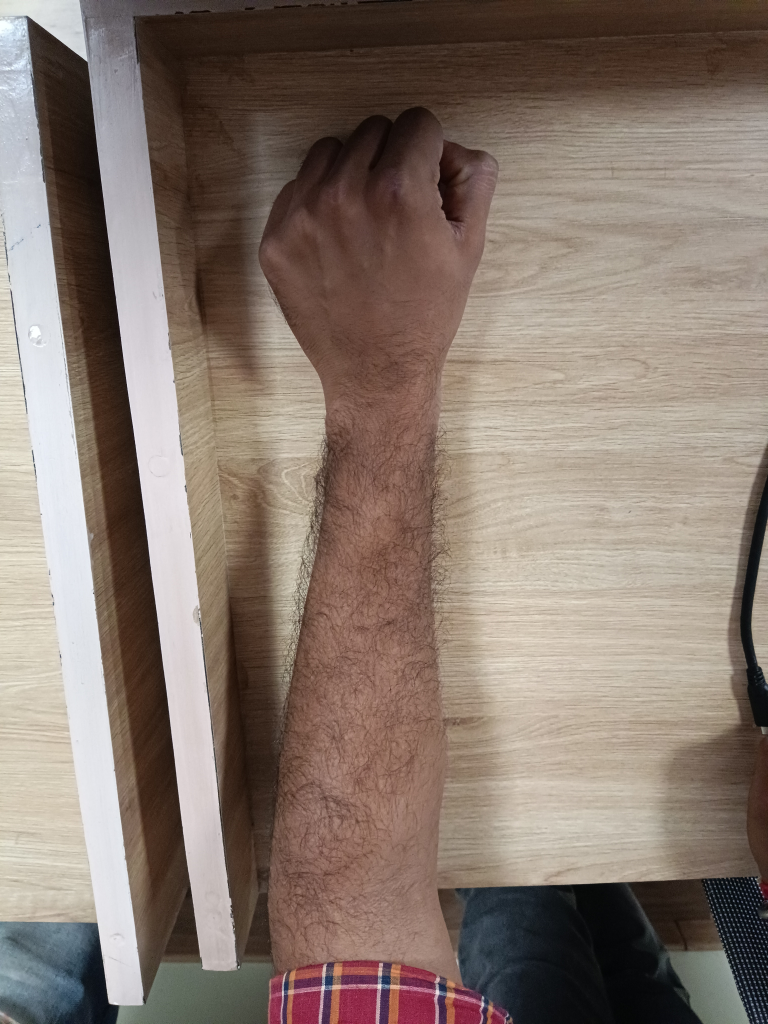
#> input picture dataset/Wrist_Dataset/1001_male/palm_close_back.jpg, 3072 x 4096 px (shown at 1/4 size)
$ python -i extract_palm_color.py   (imports and definitions only)
#> lines starting #> are read from the running program, lines starting #| are printed output that depends on the picture; after the words box and inside, x2 and y2 are one past the last pixel; in counts of white or black regions, pixels touching at a corner belong together
"""Proper palm-colour extraction, then re-test recovery of the colour features
(palm colour PC, skin colour SC) and the concept-bottleneck pipeline.

Fixes the earlier crude signal (wrong view + whole-image mean):
  1. use the PALM-FACING view (open_front) for palm colour, back (open_back) for skin.
  2. white-balance each photo (neutralise the light-background colour cast).
  3. skin-segment (YCbCr) and keep the largest hand blob -> measure only skin pixels.
  4. describe colour in perceptual Lab + HSV + normalised-rgb (discriminates
     PinkRed / PinkWhite / Brown far better than raw RGB).

Compares PC/SC recovery for: crude-HSV (old) vs deep embeddings vs new colour vs
colour+embeddings, then reruns the image->features->dosha pipeline. Subject-level CV.
"""

import warnings
from pathlib import Path

import numpy as np
import pandas as pd
from PIL import Image
from scipy import ndimage
from skimage.color import rgb2lab, rgb2ycbcr
from sklearn.ensemble import RandomForestClassifier
from sklearn.metrics import accuracy_score, balanced_accuracy_score
from sklearn.model_selection import StratifiedKFold, cross_val_predict

# [1 line not run here, left out]
RNG = 42
ROOT = Path(__file__).resolve().parents[2]
MANI = ROOT / "model_v2" / "results_full" / "manifest.csv"
FEAT = ROOT / "model_v2" / "avg" / "features" / "mobilenet_v2.npz"

GROUPS = {
    "SC": ["SC_Fair", "SC_Medium", "SC_Dark"],
    "PC": ["PC_PinkRed", "PC_PinkWhite", "PC_Brown"],
}


def white_balance(arr):
    """Neutralise colour cast using bright (assumed light-background) pixels."""
    lum = arr.mean(2)
    thr = np.percentile(lum, 95)
    bright = arr[lum >= thr]
    if len(bright) < 50:
        return arr
    wp = np.clip(bright.mean(0), 1, None)          # estimated white point
    return np.clip(arr * (wp.mean() / wp), 0, 255)


def skin_mask(arr):
    """YCbCr skin threshold, keep largest connected blob, drop background-bright pixels."""
    y = rgb2ycbcr(arr.astype(np.uint8))
    Cb, Cr = y[..., 1], y[..., 2]
    m = (Cb >= 77) & (Cb <= 127) & (Cr >= 133) & (Cr <= 173)
    m &= arr.mean(2) < np.percentile(arr.mean(2), 92)   # exclude blown-out background
    if m.sum() < 300:
        return np.ones(arr.shape[:2], bool)             # fallback: whole image
    lbl, n = ndimage.label(m)
    if n > 1:
        sizes = ndimage.sum(np.ones_like(lbl), lbl, range(1, n + 1))
        m = lbl == (np.argmax(sizes) + 1)
    return m


def color_features(path):
    if not isinstance(path, str) or not Path(path).exists():
        return None
    arr = np.asarray(Image.open(path).convert("RGB").resize((160, 200))).astype(float)
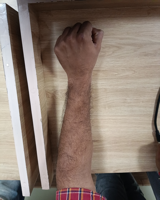
#> arr: shape (200, 160, 3) float64; mean R, G, B 135.1, 120, 110.2
    wb = white_balance(arr)
#> in white_balance, `lum = arr.mean(2)`:
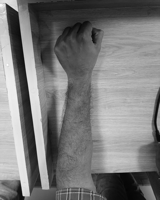
#> lum: shape (200, 160) float64; min 2.67, max 254.3, mean 121.8
#> in white_balance, `thr = np.percentile(lum, 95)`: thr = 218.3
#> in white_balance, `bright = arr[lum >= thr]`: bright = 1611 rows, first 8: [219, 222, 214], [219, 223, 216], [220, 225, 218], [223, 228, 222], [224, 228, 223], [225, 229, 224], [224, 228, 225], [224, 228, 225]
#> in white_balance, `wp = np.clip(bright.mean(0), 1, None)`: wp = [226.7, 226.9, 231.3]
    m = skin_mask(wb)
#> in skin_mask, `y = rgb2ycbcr(arr.astype(np.uint8))`: y: shape (200, 160, 3) float64; mean of channels 0, 1, 2 122.1, 120.4, 135.6
#> in skin_mask, `Cb, Cr = y[..., 1], y[..., 2]`:
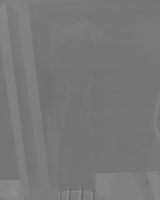
#> Cb: shape (200, 160) float64; min 98.74, max 147.1, mean 120.4
#> in skin_mask, `Cb, Cr = y[..., 1], y[..., 2]`:
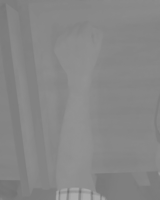
#> Cr: shape (200, 160) float64; min 114.8, max 173.7, mean 135.6
#> in skin_mask, `m = (Cb >= 77) & (Cb <= 127) & (Cr >= 133) & (Cr <= 173)`:
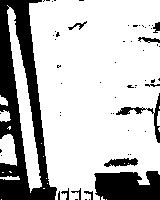
#> m: shape (200, 160) bool; 75.2% white; 59 black regions (48 under 20 px), largest, box (x1, y1, x2, y2) and area: (0, 0, 57, 200) 5323, (94, 171, 160, 200) 1645, (116, 93, 160, 143) 316
#> in skin_mask, `m &= arr.mean(2) < np.percentile(arr.mean(2), 92)`: m: shape (200, 160) bool; 75.1% white; 61 black regions (50 under 20 px), largest, box (x1, y1, x2, y2) and area: (0, 0, 57, 200) 5352, (94, 171, 160, 200) 1645, (116, 93, 160, 143) 316
#> in skin_mask, `lbl, n = ndimage.label(m)`:
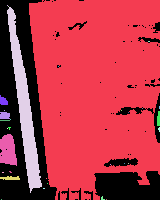
#> lbl: shape (200, 160) int32; 33 distinct labels, from 0 to 32; one colour per label, 0 black
#> in skin_mask, `lbl, n = ndimage.label(m)`: n = 32
#> in skin_mask, `sizes = ndimage.sum(np.ones_like(lbl), lbl, range(1, n + 1))`: sizes = 32 values, max 21370 at index 0, min 1 at index 1, mean 751.2
#> in skin_mask, `m = lbl == (np.argmax(sizes) + 1)`:
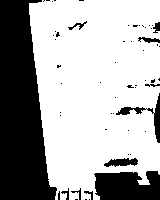
#> m: shape (200, 160) bool; 66.8% white; 57 black regions (46 under 20 px), largest, box (x1, y1, x2, y2) and area: (0, 0, 57, 200) 7960, (94, 171, 160, 200) 1655, (116, 93, 160, 143) 369
    px = wb[m] / 255.0                        # skin pixels, [0,1] RGB, white-balanced
    if len(px) < 50:
        px = wb.reshape(-1, 3) / 255.0
    rgb_mean = px.mean(0)
#> rgb_mean = [0.53, 0.45, 0.39]
    lab = rgb2lab(px.reshape(-1, 1, 3)).reshape(-1, 3).mean(0)          # L, a, b
#> lab = [49.09, 5.86, 11.66]
    hsv = np.asarray(Image.fromarray((px.reshape(1, -1, 3) * 255).astype(np.uint8))
                     .convert("HSV")).reshape(-1, 3).mean(0) / 255.0    # H, S, V
#> hsv = [0.084, 0.31, 0.529]
    s = px.sum(1) + 1e-6
    chroma = np.stack([px[:, 0] / s, px[:, 1] / s, px[:, 2] / s], 1).mean(0)  # r,g,b norm
#> chroma = [0.403, 0.324, 0.273]
    redness = (px[:, 0] - px[:, 1]).mean()
#> redness = 0.0803
    return np.concatenate([rgb_mean, lab, hsv, chroma, [redness]])       # 13 features


# [12 lines left out: function build_color_matrix, not called in this run]


def cat(df, cols):
    M = df[cols].to_numpy()
    return np.where(M.sum(1) == 0, len(cols), M.argmax(1))


def rf():
    return RandomForestClassifier(n_estimators=400, class_weight="balanced_subsample",
                                  random_state=RNG)


def acc(X, y):
    return accuracy_score(y, cross_val_predict(rf(), X, y,
                          cv=StratifiedKFold(5, shuffle=True, random_state=RNG)))


# [54 lines left out: function main, not called in this run]


# [2 lines not run here, left out]

>>> result = color_features('../../dataset/Wrist_Dataset/1001_male/palm_close_back.jpg')
#> result = [0.53, 0.45, 0.39, 49.09, 5.86, 11.66, 0.084, 0.31, 0.529, 0.403, 0.324, 0.273, 0.0803]

$ run again, on dataset/Wrist_Dataset/1001_male/palm_close_front.jpg
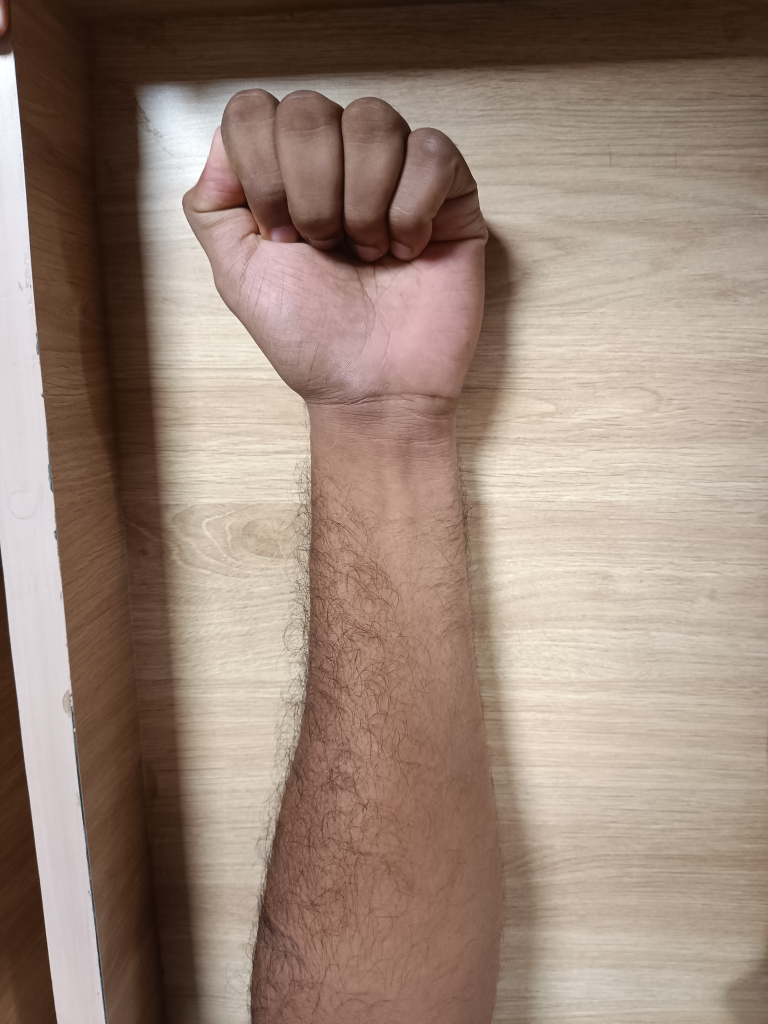
#> input picture dataset/Wrist_Dataset/1001_male/palm_close_front.jpg, 3072 x 4096 px (shown at 1/4 size)
#> thr = 217
#> bright = 1634 rows, first 8: [223, 223, 227], [229, 230, 234], [213, 216, 222], [253, 255, 255], [253, 255, 255], [239, 243, 247], [252, 255, 255], [252, 255, 255]
#> wp = [229.9, 223, 217.7]
#> y: shape (200, 160, 3) float64; mean of channels 0, 1, 2 133.6, 121, 135.9
#> in skin_mask, `lbl, n = ndimage.label(m)`:
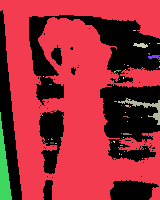
#> lbl: shape (200, 160) int32; 57 distinct labels, from 0 to 56; one colour per label, 0 black
#> n = 56
#> sizes = 56 values, max 19797 at index 0, min 1 at index 3, mean 371
#> in skin_mask, `m = lbl == (np.argmax(sizes) + 1)`:
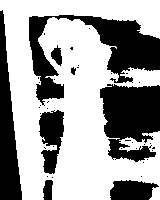
#> m: shape (200, 160) bool; 61.9% white; 40 black regions (32 under 20 px), largest, box (x1, y1, x2, y2) and area: (29, 15, 160, 106) 4235, (100, 84, 160, 162) 3463, (0, 10, 22, 200) 2304
#> rgb_mean = [0.488, 0.4, 0.354]
#> lab = [44.21, 7.47, 10.43]
#> hsv = [0.096, 0.343, 0.486]
#> s = 19797 values, max 2.49 at index 13344, min 0.139 at index 5598, mean 1.24
#> chroma = [0.417, 0.318, 0.265]
#> redness = 0.0883
#> result = [0.488, 0.4, 0.354, 44.21, 7.47, 10.43, 0.096, 0.343, 0.486, 0.417, 0.318, 0.265, 0.0883]

$ run again, on dataset/Wrist_Dataset/1001_male/palm_open_front.jpg
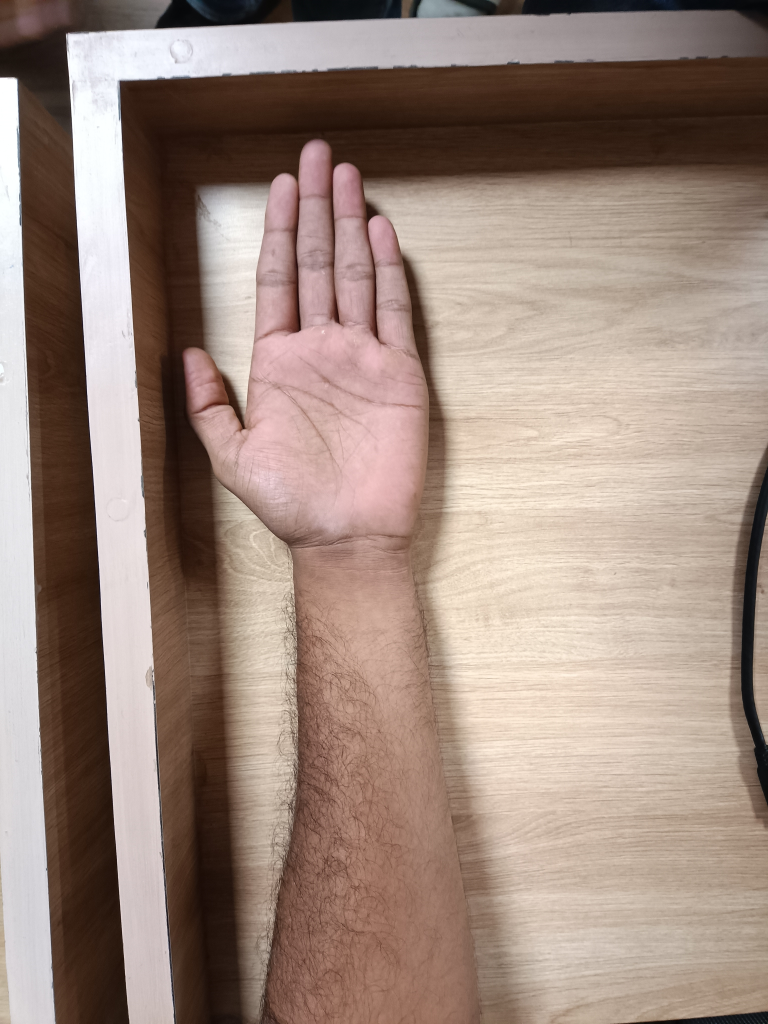
#> input picture dataset/Wrist_Dataset/1001_male/palm_open_front.jpg, 3072 x 4096 px (shown at 1/4 size)
#> thr = 227.3
#> bright = 1614 rows, first 8: [230, 232, 240], [234, 236, 244], [235, 237, 245], [235, 237, 246], [234, 237, 246], [234, 237, 245], [236, 238, 247], [240, 242, 251]
#> wp = [239.3, 237.6, 239.4]
#> y: shape (200, 160, 3) float64; mean of channels 0, 1, 2 137.4, 119.8, 137.4
#> lbl: shape (200, 160) int32; 23 distinct labels, from 0 to 22
#> n = 22
#> sizes = 22 values, max 25795 at index 6, min 1 at index 4, mean 1186.8
#> in skin_mask, `m = lbl == (np.argmax(sizes) + 1)`:
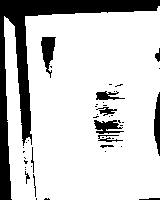
#> m: shape (200, 160) bool; 80.6% white; 44 black regions (31 under 20 px), largest, box (x1, y1, x2, y2) and area: (0, 0, 160, 200) 4780, (41, 37, 56, 78) 337, (154, 92, 160, 156) 266
#> rgb_mean = [0.59, 0.5, 0.443]
#> lab = [53.92, 7.03, 11.49]
#> hsv = [0.0854, 0.327, 0.587]
#> chroma = [0.412, 0.32, 0.267]
#> redness = 0.0902
#> result = [0.59, 0.5, 0.443, 53.92, 7.03, 11.49, 0.0854, 0.327, 0.587, 0.412, 0.32, 0.267, 0.0902]
